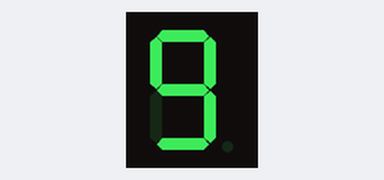
The sketch below on a simulated Arduino Uno, built with avr-gcc and run on an emulated ATmega328P. Shown: 1-digit seven-segment display. Wiring (inferred from the names in the program): 1-digit 7-segment display, segments lit when LOW: segments pin 8, pin 9, pin 4, pin 3, pin 2, pin 7, pin 6, pin 5. The segment pins are drawn as the display they are named for.

Above: at 0.1 s.
At 1.1 s:
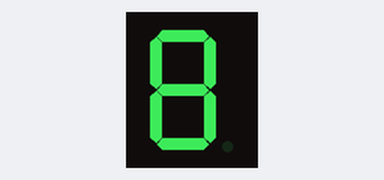
At 2.1 s:
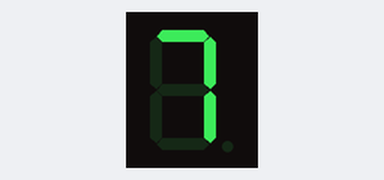
At 5.1 s:
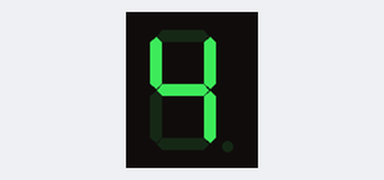
At 7.1 s:
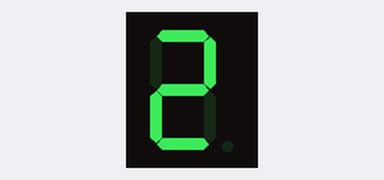
At 10.1 s:
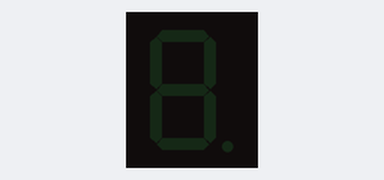

The sketch:

countdown.ino
```cpp
// C++ code
//segements and decimal point
// Segment pins
int a = 8;
int b = 9;
int c = 4;
int d = 3;
int e = 2;
int f = 7;
int g = 6;
int dp = 5;

void setup()
{
  pinMode(a, OUTPUT);
  pinMode(b, OUTPUT);
  pinMode(c, OUTPUT);
  pinMode(d, OUTPUT);
  pinMode(e, OUTPUT);
  pinMode(f, OUTPUT);
  pinMode(g, OUTPUT);
  pinMode(dp, OUTPUT);

  clearDisplay();
}

void clearDisplay() {
  digitalWrite(a, HIGH);
  digitalWrite(b, HIGH);
  digitalWrite(c, HIGH);
  digitalWrite(d, HIGH);
  digitalWrite(e, HIGH);
  digitalWrite(f, HIGH);
  digitalWrite(g, HIGH);
  digitalWrite(dp, HIGH);
}

void displayDigit(int n) {
  clearDisplay();

  switch(n) {
    case 0:
      digitalWrite(a, LOW);
      digitalWrite(b, LOW);
      digitalWrite(c, LOW);
      digitalWrite(d, LOW);
      digitalWrite(e, LOW);
      digitalWrite(f, LOW);
      break;

    case 1:
      digitalWrite(b, LOW);
      digitalWrite(c, LOW);
      break;

    case 2:
      digitalWrite(a, LOW);
      digitalWrite(b, LOW);
      digitalWrite(d, LOW);
      digitalWrite(e, LOW);
      digitalWrite(g, LOW);
      break;

    case 3:
      digitalWrite(a, LOW);
      digitalWrite(b, LOW);
      digitalWrite(c, LOW);
      digitalWrite(d, LOW);
      digitalWrite(g, LOW);
      break;

    case 4:
      digitalWrite(b, LOW);
      digitalWrite(c, LOW);
      digitalWrite(f, LOW);
      digitalWrite(g, LOW);
      break;

    case 5:
      digitalWrite(a, LOW);
      digitalWrite(c, LOW);
      digitalWrite(d, LOW);
      digitalWrite(f, LOW);
      digitalWrite(g, LOW);
      break;

    case 6:
      digitalWrite(a, LOW);
      digitalWrite(c, LOW);
      digitalWrite(d, LOW);
      digitalWrite(e, LOW);
      digitalWrite(f, LOW);
      digitalWrite(g, LOW);
      break;

    case 7:
      digitalWrite(a, LOW);
      digitalWrite(b, LOW);
      digitalWrite(c, LOW);
      break;

    case 8:
      digitalWrite(a, LOW);
      digitalWrite(b, LOW);
      digitalWrite(c, LOW);
      digitalWrite(d, LOW);
      digitalWrite(e, LOW);
      digitalWrite(f, LOW);
      digitalWrite(g, LOW);
      break;

    case 9:
      digitalWrite(a, LOW);
      digitalWrite(b, LOW);
      digitalWrite(c, LOW);
      digitalWrite(d, LOW);
      digitalWrite(f, LOW);
      digitalWrite(g, LOW);
      break;
  }
}

void loop()
{
  for (int i = 9; i >= 0; i--) {
    displayDigit(i);
    delay(1000);  // 1 second per number
  }

  // Pause before starting again
  clearDisplay();
  delay(1500);
}
```

Measured:
- by itself, everything shown: repeats every 11.5 s, in 11 steps
- what the display in image 1 shows lasts 1.0 s, from 1.0 s to 2.0 s
- what the display in image 5 shows lasts 1.5 s, from 10.0 s to 11.5 s
